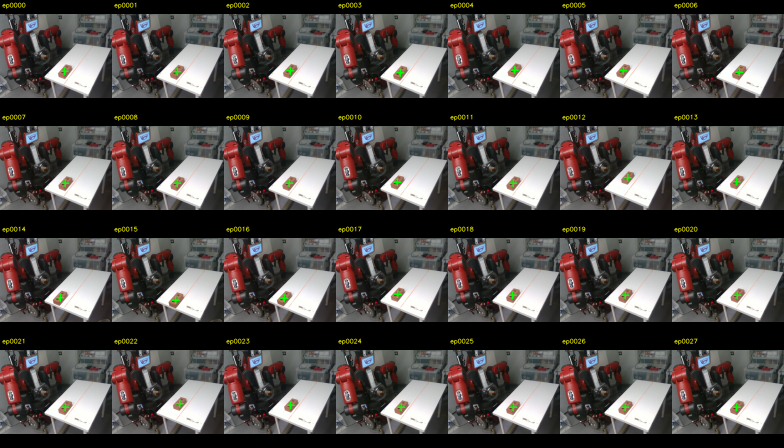
#> input picture real_robot/finetune_real/eval_push_real/training_block_positions_montage.png, 1568 x 896 px (shown at 1/2 size)
$ python -i block_detect.py   (imports and definitions only)
#> lines starting #> are read from the running program, lines starting #| are printed output that depends on the picture; after the words box and inside, x2 and y2 are one past the last pixel; in counts of white or black regions, pixels touching at a corner belong together
"""Shared best-effort block detector -- brown block against a white table,
restricted to a table-only region of interest to avoid false-positives on
the robot's own red/orange parts. Used by analyze_block_positions.py (to
characterize the training data) and finetune_real/log_eval_trial.py (to
auto-measure before/after displacement per eval trial).

Not calibrated to real-world units -- output is pixel coordinates in
whatever frame size was passed in (224x224 for everything in this project).
Treat it as a rough estimate; visually verify before trusting it for
anything precision-sensitive.
"""

import cv2
import numpy as np

IMG_SIZE = 224

# Table occupies roughly the right ~55-65% of the frame in every session's
# framing seen so far -- crop out the robot base entirely to stop the
# red/orange arm from being mistaken for the brown block.
ROI_X0 = int(IMG_SIZE * 0.40)

# Brown wooden block vs white table, in HSV.
HSV_LOW = np.array([5, 60, 40])
HSV_HIGH = np.array([25, 255, 200])


def detect_block(frame_rgb):
    """frame_rgb: (H, W, 3) uint8 RGB. Returns (x, y) pixel center in
    full-frame coords, or None if not found."""
    roi = frame_rgb[:, ROI_X0:]
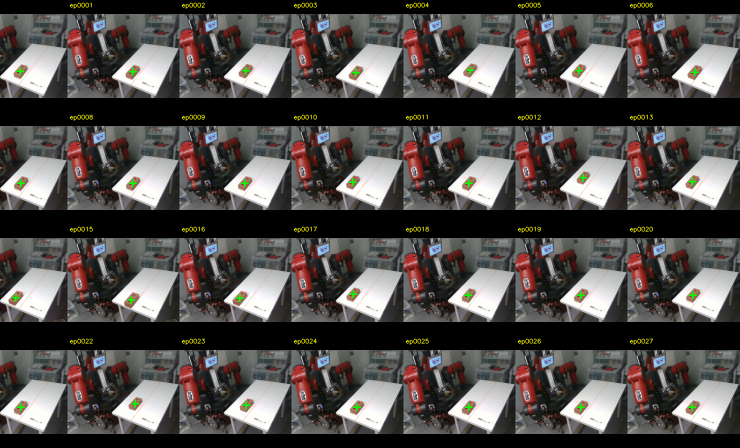
#> roi: shape (896, 1479, 3) (shown at 1/2 size); mean R, G, B 82.1, 77.5, 75.2
    hsv = cv2.cvtColor(roi, cv2.COLOR_RGB2HSV)
#> hsv: shape (896, 1479, 3); mean H, S, V 44.8, 29.7, 84.7
    mask = cv2.inRange(hsv, HSV_LOW, HSV_HIGH)
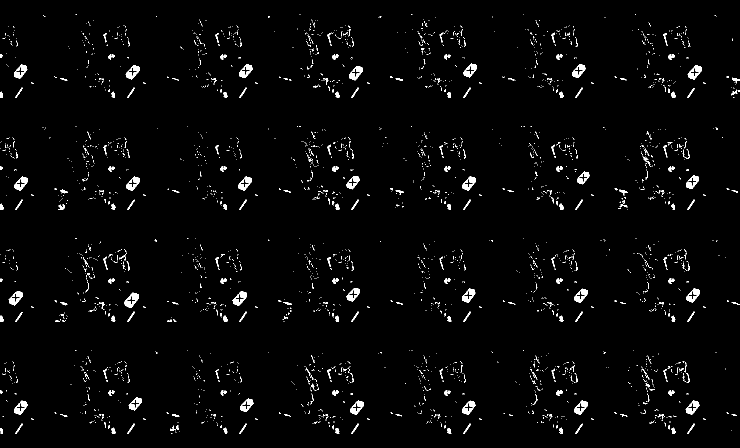
#> mask: shape (896, 1479) (shown at 1/2 size); 2.2% white; 2850 white regions (2617 under 20 px), largest, box (x1, y1, x2, y2) and area: (249, 585, 278, 616) 454, (465, 582, 494, 612) 409, (1375, 131, 1404, 160) 403
    mask = cv2.morphologyEx(mask, cv2.MORPH_OPEN, np.ones((3, 3), np.uint8))
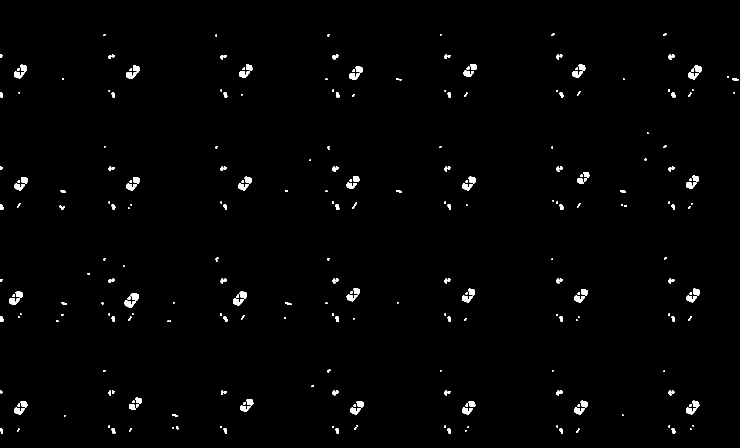
#> mask: shape (896, 1479) (shown at 1/2 size); 1.2% white; 269 white regions (92 under 20 px)
    contours, _ = cv2.findContours(mask, cv2.RETR_EXTERNAL, cv2.CHAIN_APPROX_SIMPLE)
#> contours = 269 contours, 144 with area under 20; largest, box (x1, y1, x2, y2) and area: (249, 586, 278, 616) 352, (466, 583, 494, 611) 310, (1372, 801, 1399, 829) 291, (253, 354, 280, 381) 288, (252, 131, 279, 158) 288
    if not contours:
        return None
    largest = max(contours, key=cv2.contourArea)
#> largest = contour of 51 points, box (x1, y1, x2, y2) (249, 586, 278, 616), area 352
    if cv2.contourArea(largest) < 30:  # too small to trust
        return None
    M = cv2.moments(largest)
#> M = moments, m00 351.5, centre m10/m00, m01/m00 = (263.7, 600.4)
    cx = M["m10"] / M["m00"] + ROI_X0
#> cx = 352.7
    cy = M["m01"] / M["m00"]
#> cy = 600.4
    return (cx, cy)

>>> import cv2
>>> picture = cv2.cvtColor(cv2.imread('finetune_real/eval_push_real/training_block_positions_montage.png'), cv2.COLOR_BGR2RGB)
>>> result = detect_block(picture)
#> result = (352.7, 600.4)
